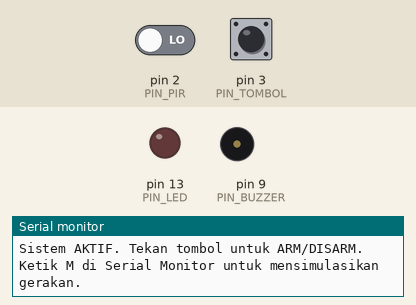
Recording of a sketch running on a simulated Arduino Uno, built with avr-gcc and run on an emulated ATmega328P. Parts: output pins drawn as LEDs (lit = HIGH), buzzer (waves = sounding), the last lines printed to the serial monitor. Dashed ring = blinking. The inputs (shaded band) are chosen by the test bench; at power-on: pin 2 (PIN_PIR) LOW, pin 3 (PIN_TOMBOL) HIGH.

Above: at 1.2 s.
1.3 s: pin 2 (PIN_PIR) driven HIGH
At 1.6 s:
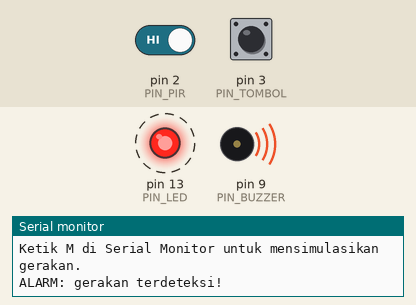
4.3 s: pin 3 (PIN_TOMBOL) pulled LOW for 0.15 s
At 4.6 s:
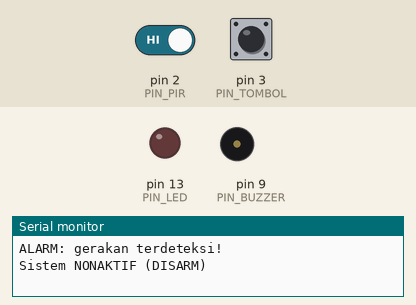
7.4 s: pin 3 (PIN_TOMBOL) pulled LOW for 1 s
At 8.07 s:
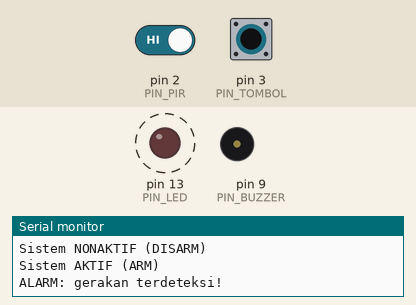
10.4 s: pin 3 (PIN_TOMBOL) pulled LOW for 3.2 s
At 11.6 s:
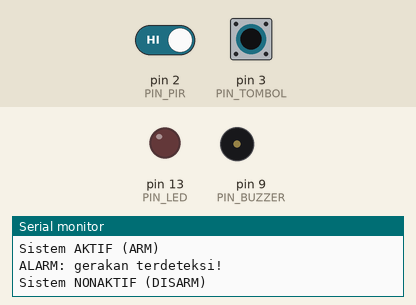
Timing chart, 0 to 13.4 s (numbered marks = the images above; inputs shaded):
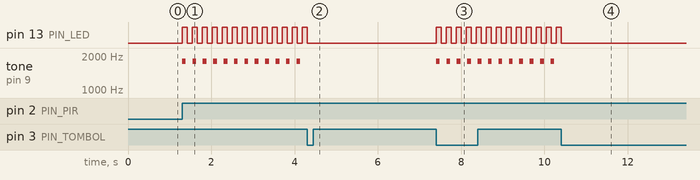

The sketch:

AlarmGerakPIR.ino
```cpp
/*
 * Alarm Gerak PIR
 * ---------------
 * Sistem alarm sederhana memakai sensor gerak PIR (HC-SR501).
 *
 * Cara kerja:
 *   - Saat sistem AKTIF dan PIR mendeteksi gerakan, LED berkedip dan buzzer
 *     berbunyi putus-putus.
 *   - Alarm berhenti otomatis 3 detik setelah gerakan terakhir hilang.
 *   - Tombol pada D3 memfungsikan sistem (ARM / DISARM).
 *
 * Board  : Arduino Uno
 * Wokwi  : klik sensor PIR lalu "Simulate Motion" saat simulasi berjalan
 * Serial : 9600 baud
 */

#include <Arduino.h>

const uint8_t PIN_PIR    = 2;
const uint8_t PIN_TOMBOL = 3;
const uint8_t PIN_BUZZER = 9;
const uint8_t PIN_LED    = 13;

const unsigned long JEDA_KEDIP   = 120;
const unsigned long JEDA_BUNYI   = 250;
const unsigned long JEDA_SELESAI = 3000;
const unsigned long DURASI_GERAK_PAKSA = 800;

bool aktif = true;
bool alarm = false;
bool ledNyala = false;

// Simulasi gerakan lewat Serial Monitor (untuk pengujian tanpa sensor PIR)
bool gerakPaksa = false;
unsigned long waktuGerakPaksa = 0;

unsigned long waktuKedip = 0;
unsigned long waktuBunyi = 0;
unsigned long terakhirGerak = 0;

bool tombolSebelumnya = HIGH;
unsigned long waktuTombol = 0;

void matikanAlarm() {
  alarm = false;
  ledNyala = false;
  digitalWrite(PIN_LED, LOW);
  noTone(PIN_BUZZER);
}

bool tombolDitekan() {
  bool sekarang = digitalRead(PIN_TOMBOL);
  if (sekarang != tombolSebelumnya && (millis() - waktuTombol) > 50) {
    waktuTombol = millis();
    tombolSebelumnya = sekarang;
    if (sekarang == LOW) {
      return true;
    }
  }
  return false;
}

void setup() {
  pinMode(PIN_PIR, INPUT);
  pinMode(PIN_TOMBOL, INPUT_PULLUP);
  pinMode(PIN_BUZZER, OUTPUT);
  pinMode(PIN_LED, OUTPUT);

  Serial.begin(9600);
  Serial.println();
  Serial.println("=== Alarm Gerak PIR ===");
  Serial.println("Sistem AKTIF. Tekan tombol untuk ARM/DISARM.");
  Serial.println("Ketik M di Serial Monitor untuk mensimulasikan gerakan.");
}

void loop() {
  // ARM / DISARM
  if (tombolDitekan()) {
    aktif = !aktif;
    matikanAlarm();
    Serial.print("Sistem ");
    Serial.println(aktif ? "AKTIF (ARM)" : "NONAKTIF (DISARM)");
  }

  // Perintah uji: ketik 'M' untuk mensimulasikan gerakan selama 800 ms
  while (Serial.available() > 0) {
    char c = Serial.read();
    if (c == 'm' || c == 'M') {
      gerakPaksa = true;
      waktuGerakPaksa = millis();
      Serial.println("(uji) gerakan disimulasikan.");
    }
  }

  bool gerak = digitalRead(PIN_PIR) == HIGH;
  if (gerakPaksa) {
    if (millis() - waktuGerakPaksa < DURASI_GERAK_PAKSA) {
      gerak = true;
    } else {
      gerakPaksa = false;
    }
  }

  if (aktif && gerak) {
    terakhirGerak = millis();
    if (!alarm) {
      alarm = true;
      Serial.println("ALARM: gerakan terdeteksi!");
    }
  }

  if (alarm && (millis() - terakhirGerak > JEDA_SELESAI)) {
    matikanAlarm();
    Serial.println("Alarm berhenti: area kembali aman.");
  }

  if (alarm) {
    if (millis() - waktuKedip >= JEDA_KEDIP) {
      waktuKedip = millis();
      ledNyala = !ledNyala;
      digitalWrite(PIN_LED, ledNyala ? HIGH : LOW);
    }
    if (millis() - waktuBunyi >= JEDA_BUNYI) {
      waktuBunyi = millis();
      tone(PIN_BUZZER, 1800, 90);
    }
  }
}
```

Measured:
- after the input at 1.3 s, pin 13 (PIN_LED): alternates HIGH for 0.12 s and LOW for 0.12 s, starting at once; tone on pin 9 (PIN_BUZZER): alternates 1800 Hz for 0.09 s and silent for 0.16 s, starting at once
- after the input at 4.3 s, pin 13 (PIN_LED): stops changing and stays LOW; tone on pin 9 (PIN_BUZZER): stops changing and stays silent
- after the input at 7.4 s, pin 13 (PIN_LED): alternates HIGH for 0.12 s and LOW for 0.12 s, starting at once; tone on pin 9 (PIN_BUZZER): alternates 1800 Hz for 0.09 s and silent for 0.16 s, starting at once
- after the input at 10.4 s, pin 13 (PIN_LED): goes on until 10.4 s, then stays LOW; tone on pin 9 (PIN_BUZZER): stops changing and stays silent
